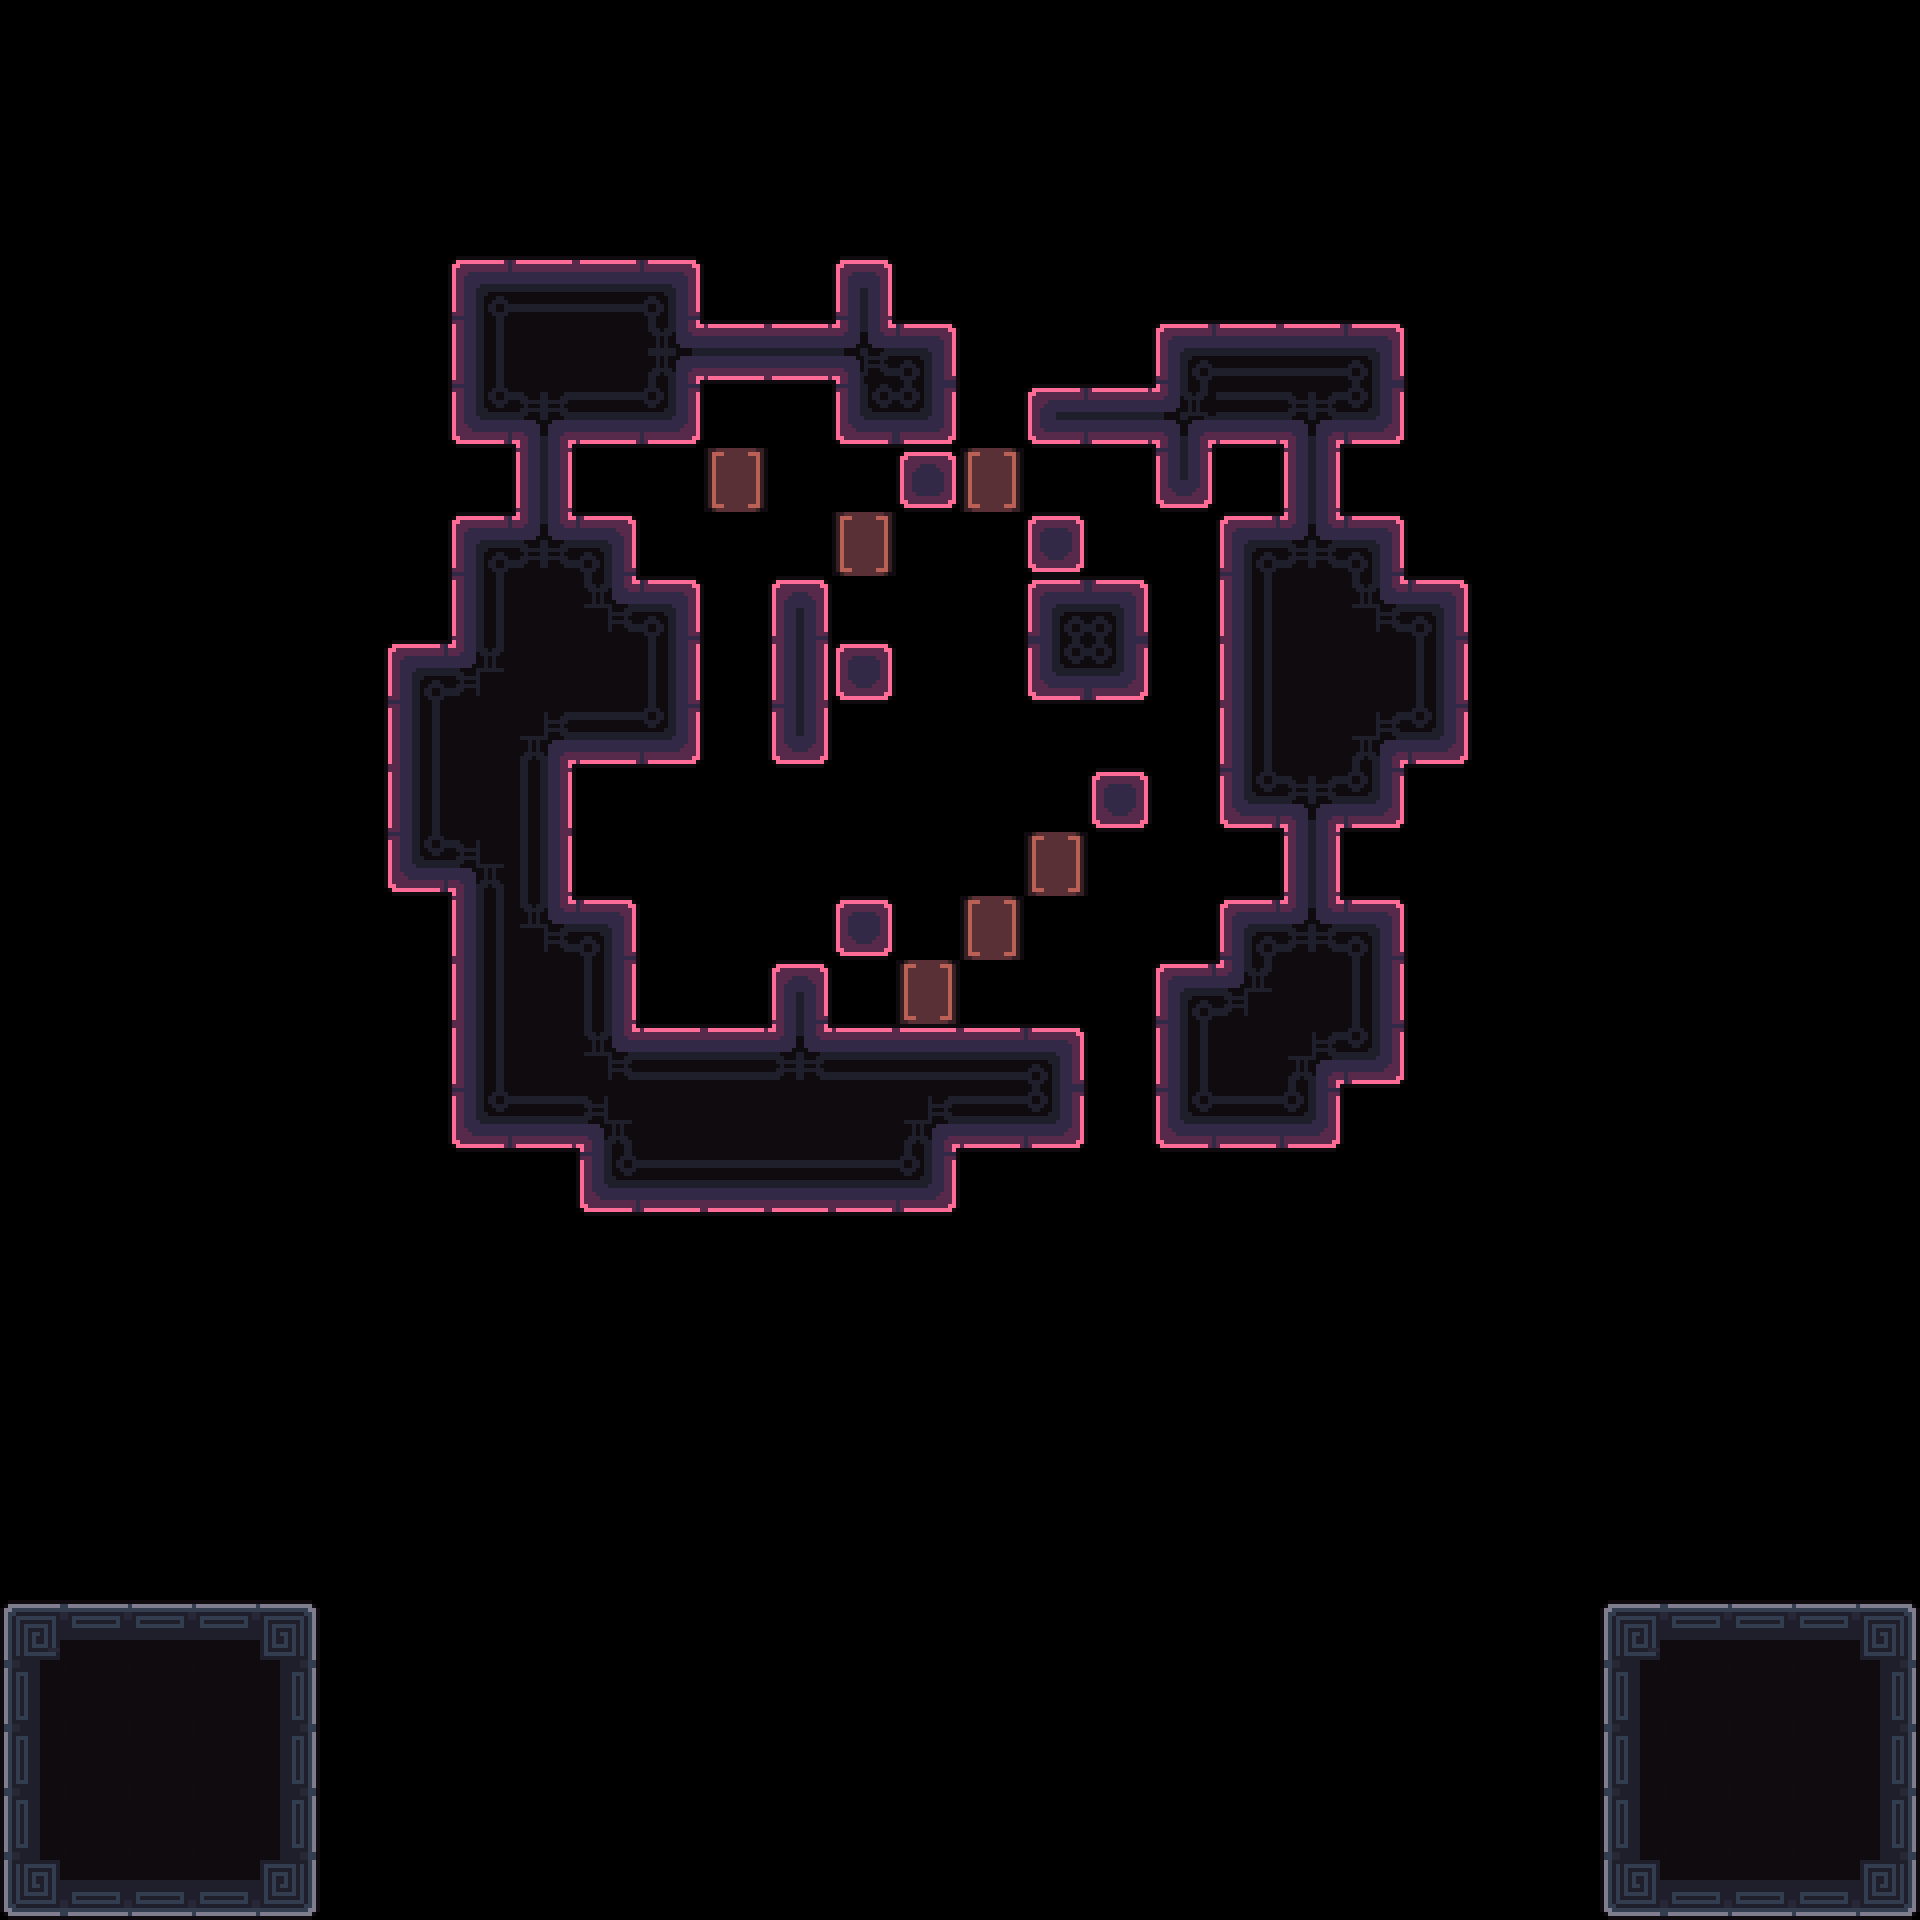

A 2D game scene composited from a Tiled map and its tileset images. What follows is a short description and the map's XML, with each tile layer's data collapsed to a summary:
An orthogonal 30x30 tile map with 64x64 px tiles, 3 tile layers (Decoration, Main, Exit) and 21 objects (9x Spike, 6x Battery, 2x 1, Camera1, Camera2, ...).

<map version="1.10" tiledversion="1.11.2" orientation="orthogonal" renderorder="right-down" width="30" height="30" tilewidth="64" tileheight="64" infinite="0" nextlayerid="7" nextobjectid="115">
 <tileset firstgid="1" source="../tilesets/tileset_d.tsx" />
 <objectgroup id="4" name="Triggers" visible="0">
  <object id="23" name="Camera1" x="960" y="672">
   <point />
  </object>
  <object id="24" name="Camera2" x="704" y="480">
   <point />
  </object>
  <object id="29" name="Unactive" x="0" y="1600" width="320" height="320" />
  <object id="108" name="Win" x="0" y="64" width="1920" height="1216" />
  <object id="109" name="Data" type="1" x="0" y="0" width="63.6932" height="63.6932">
   <properties>
    <property name="bg" value="pink" />
    <property name="level_number" type="int" value="29" />
    <property name="level_unlock" value="20, 28" />
   </properties>
  </object>
 </objectgroup>
 <layer id="3" name="Decoration" width="30" height="30">
  <data>[900 cells, 6 non-empty, 1 distinct tile ids]</data>
 </layer>
 <layer id="1" name="Main" width="30" height="30">
  <data>[900 cells, 171 non-empty, 29 distinct tile ids]</data>
 </layer>
 <layer id="6" name="Exit" width="30" height="30">
  <data>[900 cells, 13 non-empty, 9 distinct tile ids]</data>
 </layer>
 <objectgroup id="2" name="Entities">
  <object id="89" name="Player0" type="1" x="768" y="768" width="63.6932" height="63.6932" />
  <object id="91" name="Battery" x="704" y="448" width="62.4743" height="62.4743" />
  <object id="92" name="Battery" x="1024" y="832" width="62.4743" height="62.4743" />
  <object id="93" name="Battery" x="832" y="512" width="62.4743" height="62.4743" />
  <object id="95" name="Battery" x="960" y="448" width="62.4743" height="62.4743" />
  <object id="98" name="Spike" x="384" y="512" width="63.5" height="63.5" />
  <object id="99" name="Spike" x="960" y="384" width="63.5" height="63.5" />
  <object id="100" name="Spike" x="832" y="576" width="63.5" height="63.5" />
  <object id="102" name="Spike" x="1216" y="448" width="63.5" height="63.5" />
  <object id="103" name="Spike" x="576" y="768" width="63.5" height="63.5" />
  <object id="104" name="Spike" x="832" y="960" width="63.5" height="63.5" />
  <object id="105" name="Spike" x="1216" y="832" width="63.5" height="63.5" />
  <object id="110" name="Spike" x="704" y="256" width="63.5" height="63.5" />
  <object id="112" name="Battery" x="960" y="896" width="62.4743" height="62.4743" />
  <object id="113" name="Battery" x="896" y="960" width="62.4743" height="62.4743" />
  <object id="114" name="Spike" x="1088" y="1024" width="63.5" height="63.5" />
 </objectgroup>
</map>
